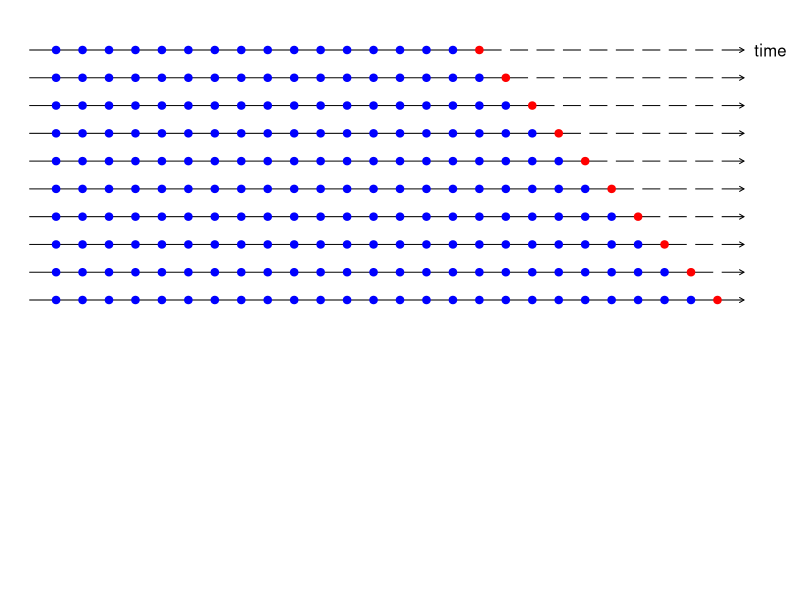
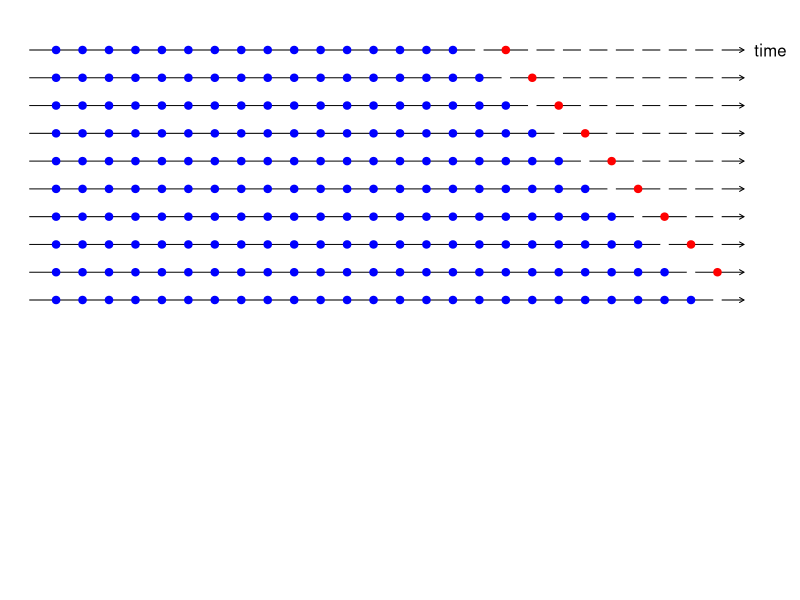
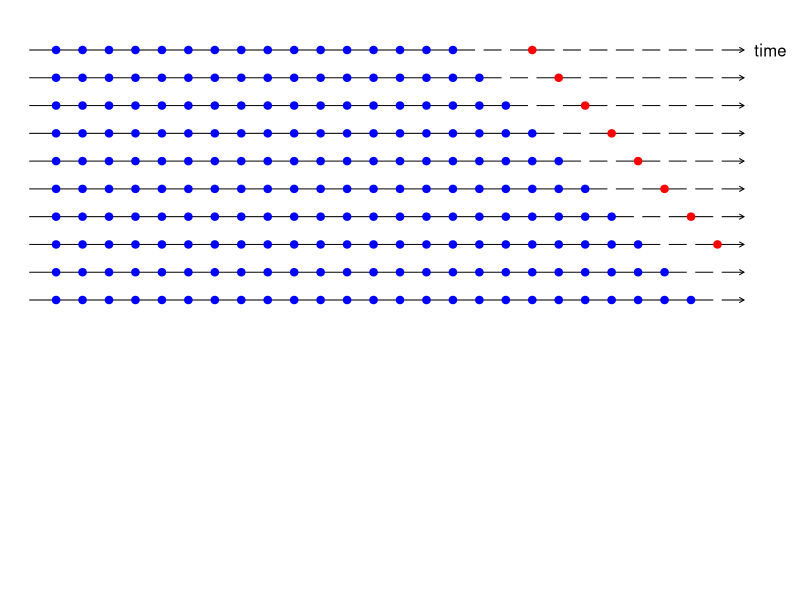

Source code (R) for these figures, in order:
## ---- chunk 1
knitr::opts_chunk$set(echo = FALSE)
## ---- chunk 2
par(mar=c(0,0,0,0))
plot(0,0,xlim=c(0,28),ylim=c(0,1),
       xaxt="n",yaxt="n",bty="n",xlab="",ylab="",type="n")
h <- 1
for(j in 1:10)
{
  test <- (16+j):26
  train <- 1:(15+j)
  arrows(0,1-j/20,27,1-j/20,0.05)
  points(train,rep(1-j/20,length(train)),pch=19,col="blue")
  if(length(test) >= h)
    points(test[-h], rep(1-j/20,length(test)-1), pch=19, col="white")
  else
    points(test, rep(1-j/20,length(test)), pch=19, col="white")
  if(length(test) >= h)
    points(test[h], h-j/20, pch=19, col="red")
}
text(28,.95,"time")
## ---- chunk 3
par(mar=c(0,0,0,0))
plot(0,0,xlim=c(0,28),ylim=c(0,1),
       xaxt="n",yaxt="n",bty="n",xlab="",ylab="",type="n")
h <- 2
for(j in 1:10)
{
  test <- (16+j):26
  train <- 1:(15+j)
  arrows(0,1-j/20,27,1-j/20,0.05)
  points(train,rep(1-j/20,length(train)),pch=19,col="blue")
  if(length(test) >= h)
    points(test[-h], rep(1-j/20,length(test)-1), pch=19, col="white")
  else
    points(test, rep(1-j/20,length(test)), pch=19, col="white")
  if(length(test) >= h)
    points(test[h], 1-j/20, pch=19, col="red")
}
text(28,.95,"time")
## ---- chunk 4
par(mar=c(0,0,0,0))
plot(0,0,xlim=c(0,28),ylim=c(0,1),
       xaxt="n",yaxt="n",bty="n",xlab="",ylab="",type="n")
h <- 3
for(j in 1:10)
{
  test <- (16+j):26
  train <- 1:(15+j)
  arrows(0,1-j/20,27,1-j/20,0.05)
  points(train,rep(1-j/20,length(train)),pch=19,col="blue")
  if(length(test) >= h)
    points(test[-h], rep(1-j/20,length(test)-1), pch=19, col="white")
  else
    points(test, rep(1-j/20,length(test)), pch=19, col="white")
  if(length(test) >= h)
    points(test[h], 1-j/20, pch=19, col="red")
}
text(28,.95,"time")
